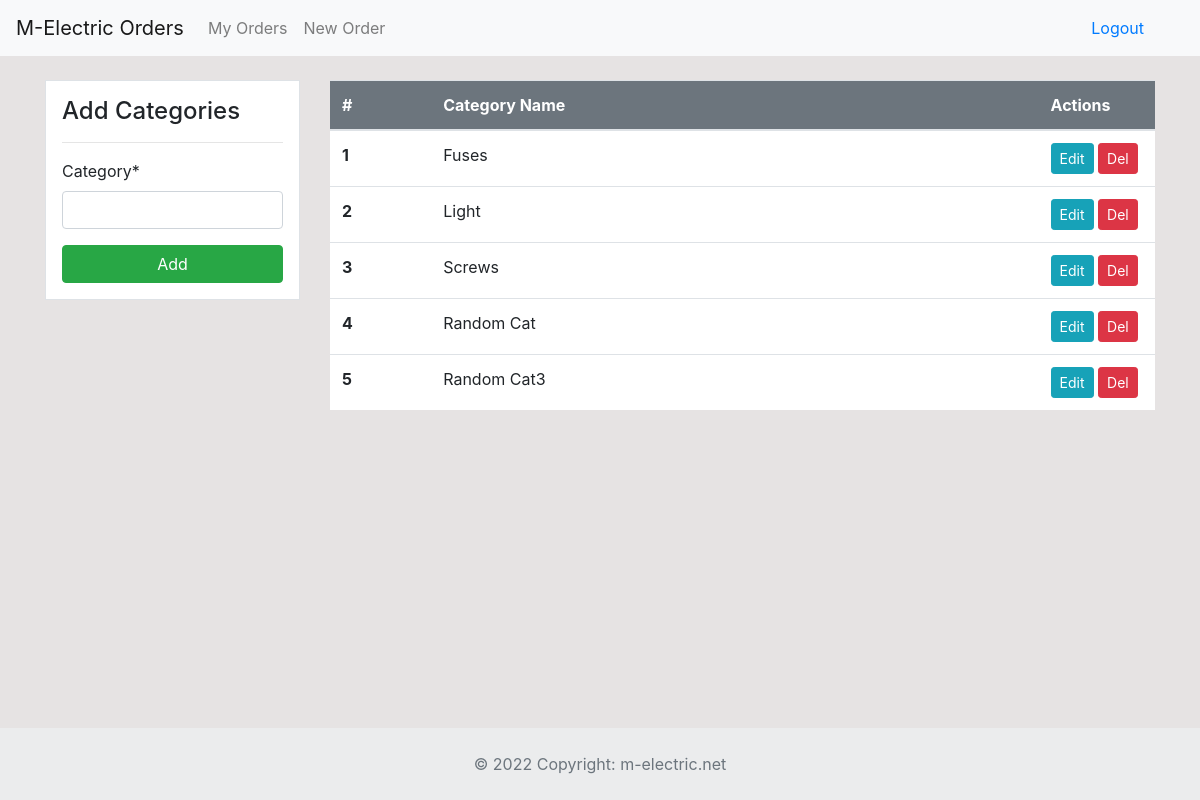
Page /categories (signed in) on the committed database.
### dashboard/models.py (models this page shows, shortened)
class Category(models.Model):
	category_name = models.CharField('Category', max_length=50)

### dashboard/views.py (the view)
# urls.py: path('categories', views.categories, name='categories'),
@login_required
def categories(request):
    categories_list = Category.objects.all()
    if request.method == 'POST':
        form = CategoryForm(request.POST)
        if form.is_valid:
            form.save()
            return redirect('categories')
    else:
        form = CategoryForm()
    context = {
        'categories_list': categories_list,
        'form': form,
    }
    return render(request, 'dashboard/categories.html', context)

### dashboard/forms.py
class CategoryForm(forms.ModelForm):
    class Meta:
        model = Category
        fields = ['category_name',]

### templates/dashboard/categories.html (shortened to what this page needs)
{% extends 'partials/base.html' %}
{% load crispy_forms_tags %}
{% block content %}
    <div class="container">
        <div class="row my-4">
            <div class="col-md-3">
                <div class="border bg-white p-3">
                    <h4>Add Categories</h4>
                    <hr>
                    <form method="POST">
                        {{ form|crispy }}
                        <input class="btn btn-success btn-block" type="submit" value="Add">
                    </form>
                </div>
            </div>
            <div class="col-md-9">
                <table class="table bg-white">
                    <thead class="bg-secondary">
                        <tr class="text-white">
                            <th scope="col" class="col-1" >#</th>
                            <th scope="col" class="col-6">Category Name</th>
                            <th scope="col" class="col-1">Actions</th>
                        </tr>
                    </thead>
                    <tbody>
                    {% for category in categories_list %}
                        <tr>
                            <th scope="row">{{ forloop.counter }}</th>
                            <td>{{ category.category_name }}</td>
                            <td>
                                <a class="btn btn-info btn-sm" href="{% url 'category-update' category.id %}">Edit</a>
                                <a class="btn btn-danger btn-sm" href="{% url 'category-delete' category.id %}">Del</a>
                            </td>
                        </tr>
                    {% endfor %}
                    </tbody>
                </table>
            </div>
        </div>
    </div>
{% endblock %}
{% block footer %}
{% include 'partials/footer.html' %}
{% endblock %}

### static/style.css (style rules this page uses)
body { background: rgb(230, 227, 227); }

### rows in the picture
Category: category_name "Fuses"
Category: category_name "Light"
Category: category_name "Screws"
Category: category_name "Random Cat"
Category: category_name "Random Cat3"
